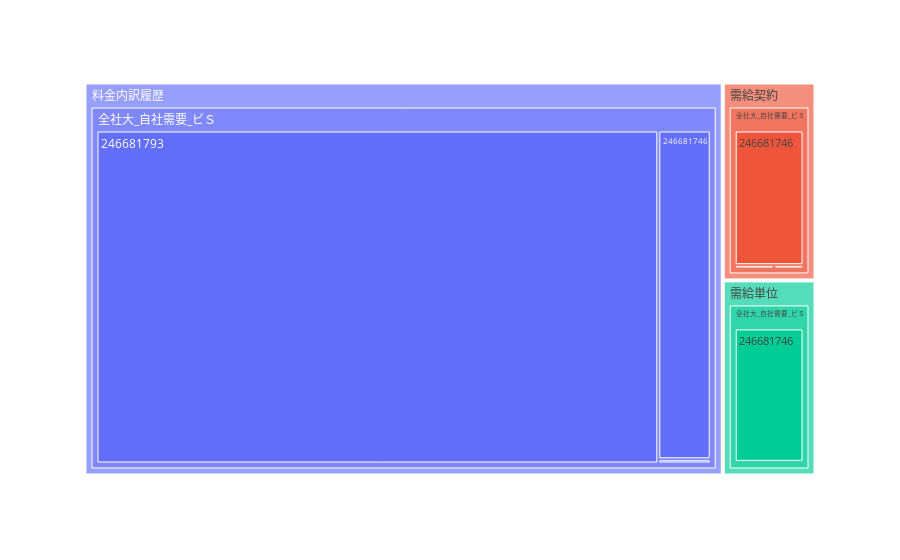

Notebook source saved alongside this figure:
### Code cell
import plotly.express as px

# Plotlyを使用してデータをプロット
fig = px.treemap(df5, path=["table","schema","Session_Id"],values= df5.index,hover_name="Userhost", hover_data=["DB_User","Userhost","schema","table"])
#fig = px.treemap(df5, path=["Session_Id","table"],values =df5.index,hover_name="Userhost", hover_data=["DB_User","Userhost","schema","table"])

fig.show()

### Figure 1 — Plotly figure (JSON) as saved in the notebook; plotly's stock layout.template omitted (floating-point values rounded to 4 significant figures)
{"data": [{"branchvalues": "total", "customdata": [["HANBAI", "eigyt", "全社大_自社需要_ビＳ", "料金内訳履歴"], ["HANBAI", "eigyt", "全社大_自社需要_ビＳ", "需給単位"], ["HANBAI", "eigyt", "全社大_自社需要_ビＳ", "需給契約"], ["HANBAI", "eigyt", "全社大_自社需要_ビＳ", "料金内訳履歴"], ["HANBAI", "eigyt", "全社大_自社需要_ビＳ", "需給単位"], ["HANBAI", "eigyt", "全社大_自社需要_ビＳ", "需給契約"], ["HANBAI", "eigyt", "全社大_自社需要_ビＳ", "料金内訳履歴"], ["HANBAI", "eigyt", "全社大_自社需要_ビＳ", "需給契約"], ["HANBAI", "eigyt", "全社大_自社需要_ビＳ", "料金内訳履歴"], ["HANBAI", "eigyt", "全社大_自社需要_ビＳ", "需給単位"], ["HANBAI", "eigyt", "全社大_自社需要_ビＳ", "需給契約"], ["HANBAI", "eigyt", "全社大_自社需要_ビＳ", "料金内訳履歴"], ["HANBAI", "eigyt", "全社大_自社需要_ビＳ", "需給単位"], ["HANBAI", "eigyt", "全社大_自社需要_ビＳ", "需給契約"]], "domain": {"x": [0, 1], "y": [0, 1]}, "hovertemplate": "<b>%{hovertext}</b><br><br>labels=%{label}<br>index=%{value}<br>parent=%{parent}<br>id=%{id}<br>DB_User=%{customdata[0]}<br>Userhost=%{customdata[1]}<br>schema=%{customdata[2]}<br>table=%{customdata[3]}<extra></extra>", "hovertext": ["eigyt", "eigyt", "eigyt", "eigyt", "eigyt", "eigyt", "eigyt", "eigyt", "eigyt", "eigyt", "eigyt", "eigyt", "eigyt", "eigyt"], "ids": ["料金内訳履歴/全社大_自社需要_ビＳ/246681550", "需給単位/全社大_自社需要_ビＳ/246681550", "需給契約/全社大_自社需要_ビＳ/246681550", "料金内訳履歴/全社大_自社需要_ビＳ/246681746", "需給単位/全社大_自社需要_ビＳ/246681746", "需給契約/全社大_自社需要_ビＳ/246681746", "料金内訳履歴/全社大_自社需要_ビＳ/246681793", "需給契約/全社大_自社需要_ビＳ/246681793", "料金内訳履歴/全社大_自社需要_ビＳ", "需給単位/全社大_自社需要_ビＳ", "需給契約/全社大_自社需要_ビＳ", "料金内訳履歴", "需給単位", "需給契約"], "labels": ["246681550", "246681550", "246681550", "246681746", "246681746", "246681746", "246681793", "246681793", "全社大_自社需要_ビＳ", "全社大_自社需要_ビＳ", "全社大_自社需要_ビＳ", "料金内訳履歴", "需給単位", "需給契約"], "name": "", "parents": ["料金内訳履歴/全社大_自社需要_ビＳ", "需給単位/全社大_自社需要_ビＳ", "需給契約/全社大_自社需要_ビＳ", "料金内訳履歴/全社大_自社需要_ビＳ", "需給単位/全社大_自社需要_ビＳ", "需給契約/全社大_自社需要_ビＳ", "料金内訳履歴/全社大_自社需要_ビＳ", "需給契約/全社大_自社需要_ビＳ", "料金内訳履歴", "需給単位", "需給契約", "", "", ""], "type": "treemap", "values": [63, 51, 57, 4887, 4134, 4146, 53048, 43, 57998, 4185, 4246, 57998, 4185, 4246]}], "layout": {"legend": {"tracegroupgap": 0}, "margin": {"t": 60}}}
